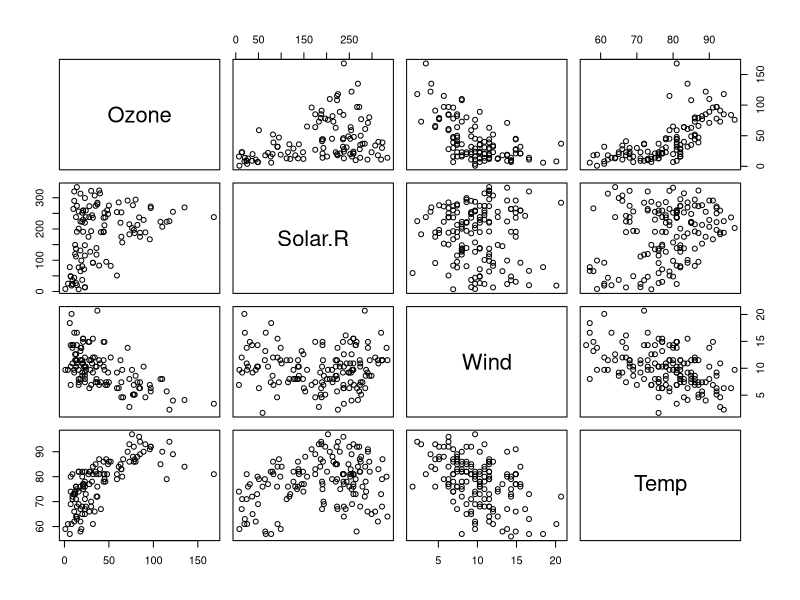
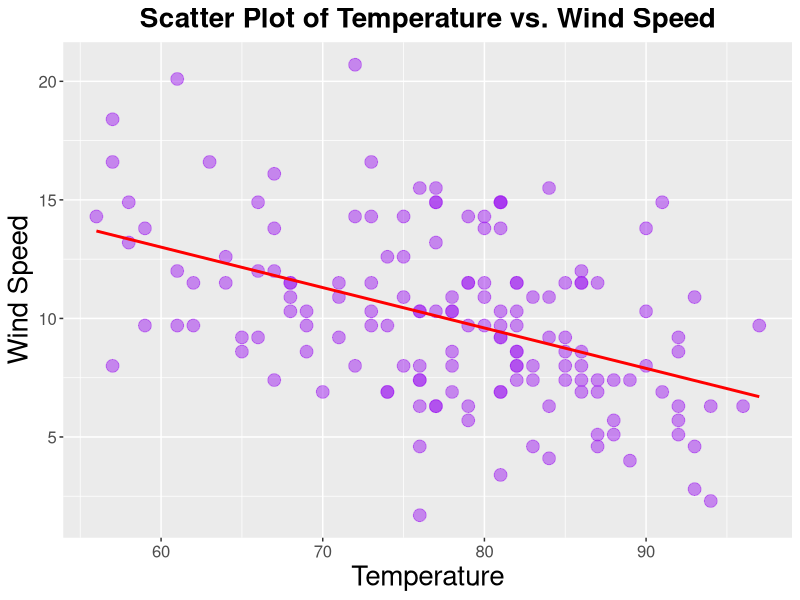

Write the R code that produced these figures, in order.
## ---- chunk 1
#| label: structure-airquality
#| echo: false
str(airquality) # examine data structure
## ---- chunk 2
#| label: summary-airquality
#| echo: false
summary(airquality) # create summary statistics
## ---- chunk 3
#| label: Relationships between Ozone, Solar, Wind and Temp
#| echo: false
#| fig-cap: "Air Quality data"
#| fig-cap-location: bottom
#| fig-width: 12
#| fig-height: 14
plot(airquality[1:4]) # produce generic scatter plots for all variables
## ---- chunk 4
#| label: Relationship between Temperature and Wind
#| echo: false
#| message: false
#| warning: false
#| fig-cap: "Wind and Temperature Relationship Analysis"
#| fig-cap-location: bottom
#| fig-width: 10
#| fig-height: 8
library(ggplot2) # load ggplot for graph creation
ggplot(airquality, aes(x = Temp, y = Wind)) + # create plot on our 2 airquality variables
  geom_point(color = "purple", size = 4, alpha = 0.5) + # create scatter plot with amended point formatting
  geom_smooth(method = "lm", se = FALSE, color = "red") + # add linear regression line
  labs(                                                 # add labels
    title = "Scatter Plot of Temperature vs. Wind Speed", # Create title label
    x = "Temperature",    # create x axis label
    y = "Wind Speed" # create y axis label
  ) + 
  theme(  # create theme
    plot.title = element_text(hjust = 0.5, size = 20, face = "bold"),   # adjust title features
    axis.title = element_text(size = 20), # adjust axis title features
    axis.text = element_text(size = 12) # adjust axis text features
  )

